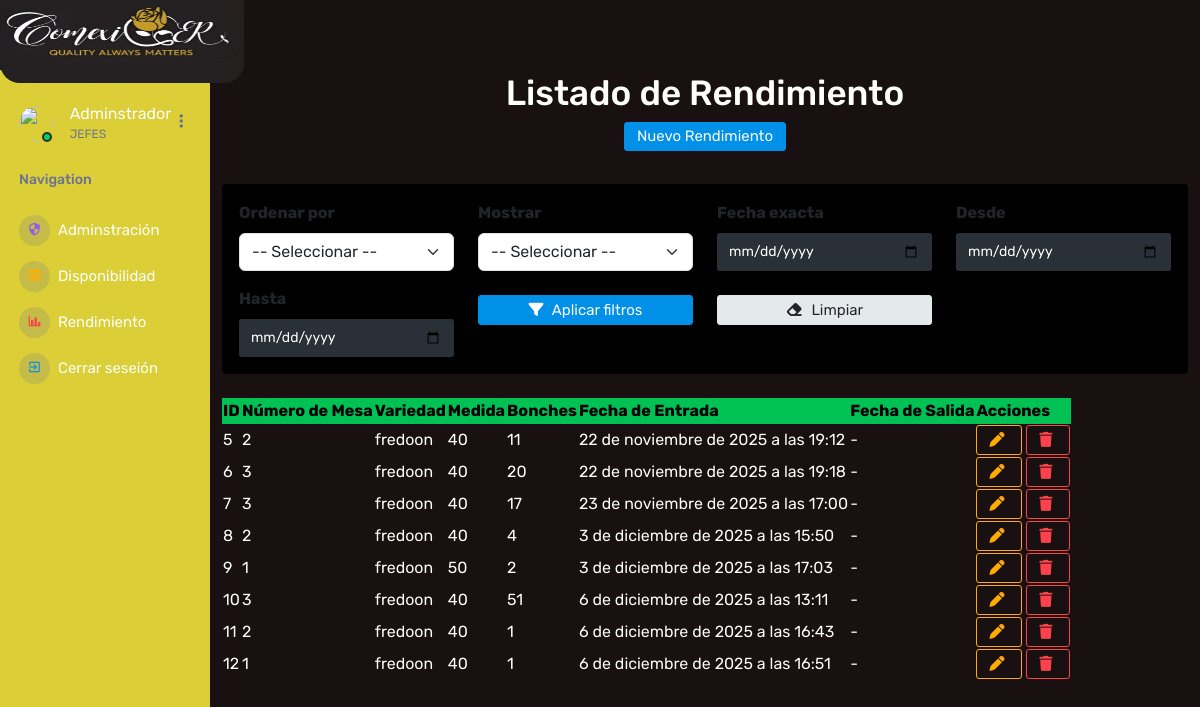
The page /rendimiento on the database as committed earlier.
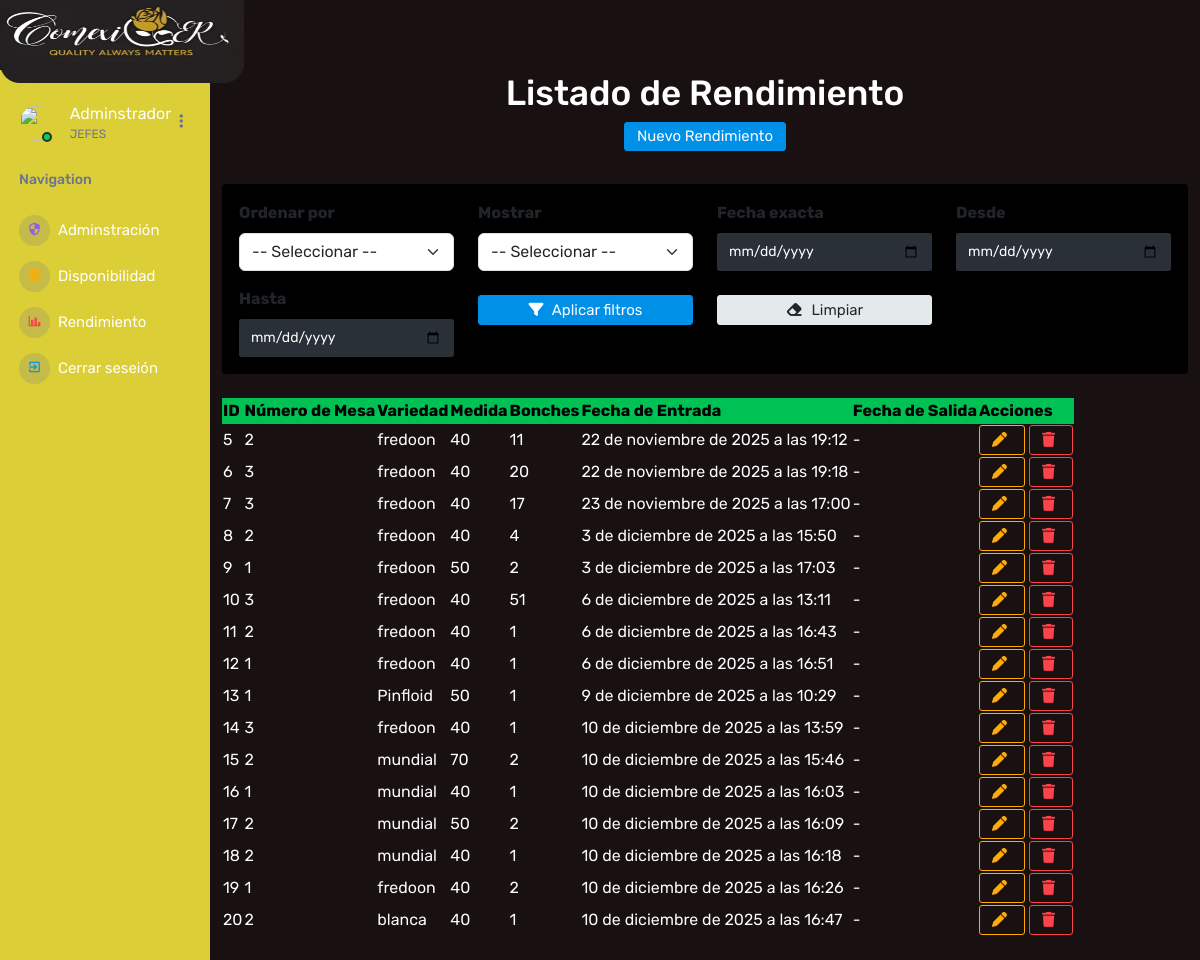
The same page on the database as committed later.
### Aplicaciones/Rendimiento/models.py (models this page shows)
class Rendimiento(models.Model):
    numero_mesa = models.PositiveIntegerField(verbose_name="Número de mesa")
    variedad = models.CharField(max_length=100)
    medida = models.CharField(max_length=50)
    bonches = models.PositiveIntegerField()
    fecha_entrada = models.DateTimeField(default=timezone.now)
    fecha_salida = models.DateTimeField(null=True, blank=True)
    codigo_id = models.CharField(max_length=50,unique=True, null=True, blank=True)

### Aplicaciones/Rendimiento/views.py (the view)
# urls.py: path('rendimiento', views.inicio, name='rendimiento'),
def inicio(request):
    listadoRendimiento = Rendimiento.objects.all()
    return render(request, 'rendimiento.html', {'rendimiento': listadoRendimiento})

### Aplicaciones/Rendimiento/templates/rendimiento.html (shortened to what this page needs)
{% extends 'plantilla.html' %}
{% load static %}
{% block body %}
<br>
<main class="container py-4"><br><br>
    <h1 class="text-center">Listado de Rendimiento</h1>
    <div class="text-center">
        <a href="{% url 'nuevo_rendimiento' %}" class="btn btn-primary">
            Nuevo Rendimiento
        </a>
    </div>
    <hr>
    <div class="card p-3 mb-4">
        <div class="row g-3">
            <div class="col-md-3">
                <label class="form-label fw-bold">Ordenar por</label>
                <select id="ordenarPor" class="form-select">
                    <option value="">-- Seleccionar --</option>
                </select>
            </div>
            <div class="col-md-3">
                <label class="form-label fw-bold">Mostrar</label>
                <select id="ordenReciente" class="form-select">
                    <option value="">-- Seleccionar --</option>
                </select>
            </div>
            <div class="col-md-3">
                <label class="form-label fw-bold">Fecha exacta</label>
                <input type="date" id="fechaExacta" class="form-control">
            </div>
            <div class="col-md-3">
                <label class="form-label fw-bold">Desde</label>
                <input type="date" id="fechaDesde" class="form-control">
            </div>
            <div class="col-md-3 mt-3">
                <label class="form-label fw-bold">Hasta</label>
                <input type="date" id="fechaHasta" class="form-control">
            </div>
            <div class="col-md-3 mt-4">
                <button id="btnAplicarFiltros" class="btn btn-primary w-100">
                    <i class="fa fa-filter"></i> Aplicar filtros
                </button>
            </div>
            <div class="col-md-3 mt-4">
                <button id="btnLimpiarFiltros" class="btn btn-secondary w-100">
                    <i class="fa fa-eraser"></i> Limpiar
                </button>
            </div>
        </div>
    </div>
    <table id="table_rendimiento">
        <thead>
            <tr class="table-success">
                <th>ID</th>
                <th>Número de Mesa</th>
                <th>Variedad</th>
                <th>Medida</th>
                <th>Bonches</th>
                <th>Fecha de Entrada</th>
                <th>Fecha de Salida</th>
                <th>Acciones</th>
            </tr>
        </thead>
        <tbody>
            {% for r in rendimiento %}
            <tr>
                <td>{{ r.id }}</td>
                <td>{{ r.numero_mesa }}</td>
                <td>{{ r.variedad }}</td>
                <td>{{ r.medida }}</td>
                <td>{{ r.bonches }}</td>
                <td data-fecha="{{ r.fecha_entrada }}">{{ r.fecha_entrada }}</td>
                <td>{{ r.fecha_salida|default:"-" }}</td>
                <td>
                    <button class="btn btn-outline-warning" data-bs-toggle="modal" data-bs-target="#modalEditar{{ r.id }}">
                        <i class="fa fa-pen"></i>
                    </button>
                    <a href="{% url 'eliminar_rendimiento' r.id %}" class="btn btn-outline-danger"
                        onclick="return confirm('¿Seguro que deseas eliminar este rendimiento?')">
                        <i class="fa fa-trash"></i>
                    </a>
                </td>
            </tr>
            {% empty %}
            <tr>
                <td colspan="9" class="text-center">No hay registros de rendimiento.</td>
            </tr>
            {% endfor %}
        </tbody>
    </table>
</main>
<br><br>
{% endblock %}

### Aplicaciones/templates/plantilla.html (shortened to what this page needs)
{% load static %}
<!DOCTYPE html>
<html lang="en">
  <head>
<link href="https://cdn.jsdelivr.net/npm/bootstrap@5.3.3/dist/css/bootstrap.min.css" rel="stylesheet">
<link rel="stylesheet" href="https://cdnjs.cloudflare.com/ajax/libs/font-awesome/6.7.2/css/all.min.css" />
    <link rel="stylesheet" href="https://cdnjs.cloudflare.com/ajax/libs/font-awesome/6.7.2/css/all.min.css" />
    <link rel="stylesheet" href="https://cdnjs.cloudflare.com/ajax/libs/bootstrap/5.3.3/css/bootstrap.min.css" />
    <link rel="stylesheet" href="{% static 'plantilla/corona/assets/vendors/mdi/css/materialdesignicons.min.css' %}">
    <link rel="stylesheet" href="{% static 'plantilla/corona/assets/vendors/css/vendor.bundle.base.css' %}">
<link rel="stylesheet" href="https://cdn.datatables.net/1.13.7/css/dataTables.bootstrap5.min.css">
<link rel="stylesheet" href="https://cdn.datatables.net/buttons/2.4.2/css/buttons.dataTables.min.css">
<link rel="stylesheet" href="https://cdnjs.cloudflare.com/ajax/libs/bootstrap-fileinput/5.5.4/css/fileinput.min.css" />
    <link rel="stylesheet" href="{% static 'plantilla/corona/assets/vendors/jvectormap/jquery-jvectormap.css' %}">
    <link rel="stylesheet" href="{% static 'plantilla/corona/assets/vendors/flag-icon-css/css/flag-icon.min.css' %}">
    <link rel="stylesheet" href="{% static 'plantilla/corona/assets/vendors/owl-carousel-2/owl.carousel.min.css' %}">
    <link rel="stylesheet" href="{% static 'plantilla/corona/assets/vendors/owl-carousel-2/owl.theme.default.min.css' %}">
    <link rel="stylesheet" href="{% static 'plantilla/corona/assets/css/style.css' %}">
    <link rel="stylesheet" href="{% static 'plantilla/blogy/fonts/icomoon/style.css' %}">
  </head>
  <body>
    <div class="container-scroller">
      <nav class="sidebar sidebar-offcanvas" id="sidebar"><br>
        <div class="sidebar-brand-wrapper d-none d-lg-flex align-items-center justify-content-center fixed-top">
           <img src="/static/img/logo.jpg" alt="Logo" class="logo">
        </div>
        <ul class="nav">
          <li class="nav-item profile">
            <div class="profile-desc">
              <div class="profile-pic">
                <div class="count-indicator">
                  <img class="img-xs rounded-circle " src="/static/img/user.png" alt="">
                  <span class="count bg-success"></span>
                </div>
                <div class="profile-name">
                  <h5 class="mb-0 font-weight-normal">Adminstrador</h5>
                  <span>JEFES</span>
                </div>
              </div>
              <a href="#" id="profile-dropdown" data-toggle="dropdown"><i class="mdi mdi-dots-vertical"></i></a>
            </div>
          </li>
          <li class="nav-item nav-category">
            <span class="nav-link">Navigation</span>
          </li>
          <li class="nav-item menu-items">
            <a class="nav-link" href="{% url 'usuariore' %}">
              <span class="menu-icon">
                <i class="mdi mdi-security"></i>
              </span>
              <span class="menu-title">Adminstración</span>
            </a>
          </li>
          <li class="nav-item menu-items">
            <a class="nav-link" href="{% url 'dispo' %}">
              <span class="menu-icon">
                <i class="mdi mdi-table-large"></i>
              </span>
              <span class="menu-title">Disponibilidad</span>
            </a>
          </li>
          <li class="nav-item menu-items">
            <a class="nav-link" href="{% url 'rendimiento' %}">
              <span class="menu-icon">
                <i class="mdi mdi-chart-bar"></i>
              </span>
              <span class="menu-title">Rendimiento</span>
            </a>
          </li>
          <li class="nav-item menu-items">
            <a class="nav-link" href="{% url 'cerrarsesion' %}">
              <span class="menu-icon">
                <i class="mdi mdi-exit-to-app"></i>
              </span>
              <span class="menu-title">Cerrar seseión</span>
            </a>
          </li>
        </ul>
      </nav>
      {% block body %}{% endblock %}
    </div>
  </body>
</html>

### Aplicaciones/templates/plantilla.html (style rules this page uses)
.logo { margin-bottom: 5px; width: 500px; height: 100px; border-radius: 20px; }

Rows that differ between the two databases and show on the page:
added Rendimiento: id "13", numero_mesa "1", variedad "Pinfloid", medida "50", bonches "1", fecha_entrada "9 de diciembre de 2025 a las 10:29", fecha_salida "-"
added Rendimiento: id "14", numero_mesa "3", variedad "fredoon", medida "40", bonches "1", fecha_entrada "10 de diciembre de 2025 a las 13:59", fecha_salida "-"
added Rendimiento: id "15", numero_mesa "2", variedad "mundial", medida "70", bonches "2", fecha_entrada "10 de diciembre de 2025 a las 15:46", fecha_salida "-"
added Rendimiento: id "16", numero_mesa "1", variedad "mundial", medida "40", bonches "1", fecha_entrada "10 de diciembre de 2025 a las 16:03", fecha_salida "-"
added Rendimiento: id "17", numero_mesa "2", variedad "mundial", medida "50", bonches "2", fecha_entrada "10 de diciembre de 2025 a las 16:09", fecha_salida "-"
added Rendimiento: id "18", numero_mesa "2", variedad "mundial", medida "40", bonches "1", fecha_entrada "10 de diciembre de 2025 a las 16:18", fecha_salida "-"
added Rendimiento: id "19", numero_mesa "1", variedad "fredoon", medida "40", bonches "2", fecha_entrada "10 de diciembre de 2025 a las 16:26", fecha_salida "-"
added Rendimiento: id "20", numero_mesa "2", variedad "blanca", medida "40", bonches "1", fecha_entrada "10 de diciembre de 2025 a las 16:47", fecha_salida "-"
